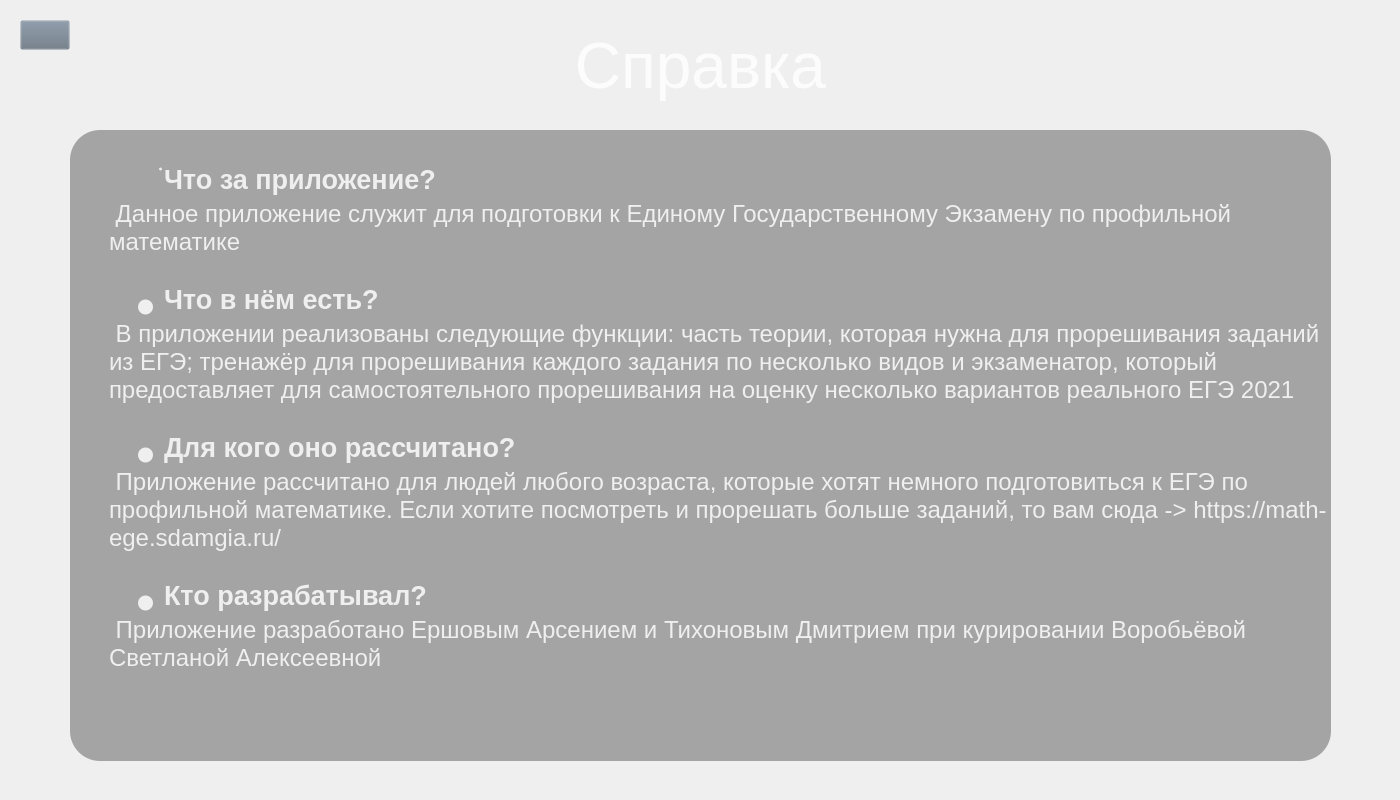
<?xml version="1.0" encoding="UTF-8"?>
<ui version="4.0">
 <class>Form</class>
 <widget class="QWidget" name="Form">
  <property name="geometry">
   <rect>
    <x>0</x>
    <y>0</y>
    <width>1400</width>
    <height>800</height>
   </rect>
  </property>
  <property name="windowTitle">
   <string>Form</string>
  </property>
  <property name="styleSheet">
   <string notr="true">QPushButton#back{
	background-color: rgba(105, 118, 132, 0);
}
QPushButton#back:pressed{
	padding-left: 2px;
	padding-top: 2px;
}</string>
  </property>
  <widget class="QLabel" name="label">
   <property name="geometry">
    <rect>
     <x>530</x>
     <y>20</y>
     <width>341</width>
     <height>91</height>
    </rect>
   </property>
   <property name="font">
    <font>
     <family>Arial</family>
     <pointsize>48</pointsize>
    </font>
   </property>
   <property name="styleSheet">
    <string notr="true">color: rgba(255, 255, 255, 210);</string>
   </property>
   <property name="text">
    <string>Справка</string>
   </property>
   <property name="alignment">
    <set>Qt::AlignCenter</set>
   </property>
  </widget>
  <widget class="QTextBrowser" name="textBrowser">
   <property name="geometry">
    <rect>
     <x>70</x>
     <y>130</y>
     <width>1261</width>
     <height>631</height>
    </rect>
   </property>
   <property name="font">
    <font>
     <pointsize>30</pointsize>
     <weight>75</weight>
     <bold>true</bold>
    </font>
   </property>
   <property name="styleSheet">
    <string notr="true">color: rgba(255, 255, 255, 210);
border-radius:30px;
background-color: rgba(0, 0, 0, 80);</string>
   </property>
   <property name="html">
    <string>&lt;!DOCTYPE HTML PUBLIC &quot;-//W3C//DTD HTML 4.0//EN&quot; &quot;http://www.w3.org/TR/REC-html40/strict.dtd&quot;&gt;
&lt;html&gt;&lt;head&gt;&lt;meta name=&quot;qrichtext&quot; content=&quot;1&quot; /&gt;&lt;style type=&quot;text/css&quot;&gt;
p, li { white-space: pre-wrap; }
&lt;/style&gt;&lt;/head&gt;&lt;body style=&quot; font-family:'MS Shell Dlg 2'; font-size:30pt; font-weight:600; font-style:normal;&quot;&gt;
&lt;p style=&quot; margin-top:0px; margin-bottom:5px; margin-left:50px; margin-right:0px; -qt-block-indent:0; text-indent:0px;&quot;&gt;&lt;span style=&quot; font-size:6pt;&quot;&gt; &lt;/span&gt;&lt;/p&gt;
&lt;ul style=&quot;margin-top: 0px; margin-bottom: 0px; margin-left: 0px; margin-right: 0px; -qt-list-indent: 1;&quot;&gt;&lt;li style=&quot; font-size:6pt;&quot; style=&quot; margin-top:20px; margin-bottom:5px; margin-left:50px; margin-right:0px; -qt-block-indent:0; text-indent:0px;&quot;&gt;&lt;span style=&quot; font-size:20pt;&quot;&gt;Что за приложение?&lt;/span&gt;&lt;/li&gt;&lt;/ul&gt;
&lt;p style=&quot; margin-top:0px; margin-bottom:0px; margin-left:35px; margin-right:0px; -qt-block-indent:0; text-indent:0px;&quot;&gt;&lt;span style=&quot; font-size:18pt; font-weight:400;&quot;&gt; Данное приложение служит для подготовки к Единому Государственному Экзамену по профильной математике&lt;/span&gt;&lt;/p&gt;
&lt;p style=&quot;-qt-paragraph-type:empty; margin-top:0px; margin-bottom:0px; margin-left:0px; margin-right:0px; -qt-block-indent:0; text-indent:0px; font-size:18pt; font-weight:400;&quot;&gt;&lt;br /&gt;&lt;/p&gt;
&lt;ul style=&quot;margin-top: 0px; margin-bottom: 0px; margin-left: 0px; margin-right: 0px; -qt-list-indent: 1;&quot;&gt;&lt;li style=&quot; margin-top:0px; margin-bottom:5px; margin-left:50px; margin-right:0px; -qt-block-indent:0; text-indent:0px;&quot;&gt;&lt;span style=&quot; font-size:20pt;&quot;&gt;Что в нём есть?&lt;/span&gt;&lt;/li&gt;&lt;/ul&gt;
&lt;p style=&quot; margin-top:0px; margin-bottom:0px; margin-left:35px; margin-right:0px; -qt-block-indent:0; text-indent:0px;&quot;&gt;&lt;span style=&quot; font-size:18pt; font-weight:400;&quot;&gt; В приложении реализованы следующие функции: часть теории, которая нужна для прорешивания заданий из ЕГЭ; тренажёр для прорешивания каждого задания по несколько видов и экзаменатор, который предоставляет для самостоятельного прорешивания на оценку несколько вариантов реального ЕГЭ 2021&lt;/span&gt;&lt;/p&gt;
&lt;p style=&quot;-qt-paragraph-type:empty; margin-top:0px; margin-bottom:0px; margin-left:35px; margin-right:0px; -qt-block-indent:0; text-indent:0px; font-size:18pt; font-weight:400;&quot;&gt;&lt;br /&gt;&lt;/p&gt;
&lt;ul style=&quot;margin-top: 0px; margin-bottom: 0px; margin-left: 0px; margin-right: 0px; -qt-list-indent: 1;&quot;&gt;&lt;li style=&quot; margin-top:0px; margin-bottom:5px; margin-left:50px; margin-right:0px; -qt-block-indent:0; text-indent:0px;&quot;&gt;&lt;span style=&quot; font-size:20pt;&quot;&gt;Для кого оно рассчитано?&lt;/span&gt;&lt;/li&gt;&lt;/ul&gt;
&lt;p style=&quot; margin-top:0px; margin-bottom:0px; margin-left:35px; margin-right:0px; -qt-block-indent:0; text-indent:0px;&quot;&gt;&lt;span style=&quot; font-size:18pt; font-weight:400;&quot;&gt; Приложение рассчитано для людей любого возраста, которые хотят немного подготовиться к ЕГЭ по профильной математике. Если хотите посмотреть и прорешать больше заданий, то вам сюда -&amp;gt; https://math-ege.sdamgia.ru/&lt;/span&gt;&lt;/p&gt;
&lt;p style=&quot;-qt-paragraph-type:empty; margin-top:0px; margin-bottom:0px; margin-left:35px; margin-right:0px; -qt-block-indent:0; text-indent:0px; font-size:18pt; font-weight:400;&quot;&gt;&lt;br /&gt;&lt;/p&gt;
&lt;ul style=&quot;margin-top: 0px; margin-bottom: 0px; margin-left: 0px; margin-right: 0px; -qt-list-indent: 1;&quot;&gt;&lt;li style=&quot; margin-top:0px; margin-bottom:5px; margin-left:50px; margin-right:0px; -qt-block-indent:0; text-indent:0px;&quot;&gt;&lt;span style=&quot; font-size:20pt;&quot;&gt;Кто разрабатывал?&lt;/span&gt;&lt;/li&gt;&lt;/ul&gt;
&lt;p style=&quot; margin-top:0px; margin-bottom:0px; margin-left:35px; margin-right:0px; -qt-block-indent:0; text-indent:0px;&quot;&gt;&lt;span style=&quot; font-size:18pt; font-weight:400;&quot;&gt; Приложение разработано Ершовым Арсением и Тихоновым Дмитрием при курировании Воробьёвой Светланой Алексеевной&lt;/span&gt;&lt;/p&gt;
&lt;p style=&quot;-qt-paragraph-type:empty; margin-top:0px; margin-bottom:0px; margin-left:35px; margin-right:0px; -qt-block-indent:0; text-indent:0px; font-size:18pt; font-weight:400;&quot;&gt;&lt;br /&gt;&lt;/p&gt;&lt;/body&gt;&lt;/html&gt;</string>
   </property>
  </widget>
  <widget class="QPushButton" name="back">
   <property name="geometry">
    <rect>
     <x>20</x>
     <y>20</y>
     <width>50</width>
     <height>30</height>
    </rect>
   </property>
   <property name="text">
    <string/>
   </property>
   <property name="icon">
    <iconset>
     <normaloff>../Images/right-arrows.png</normaloff>../Images/right-arrows.png</iconset>
   </property>
   <property name="iconSize">
    <size>
     <width>30</width>
     <height>30</height>
    </size>
   </property>
  </widget>
 </widget>
 <resources/>
 <connections/>
</ui>
